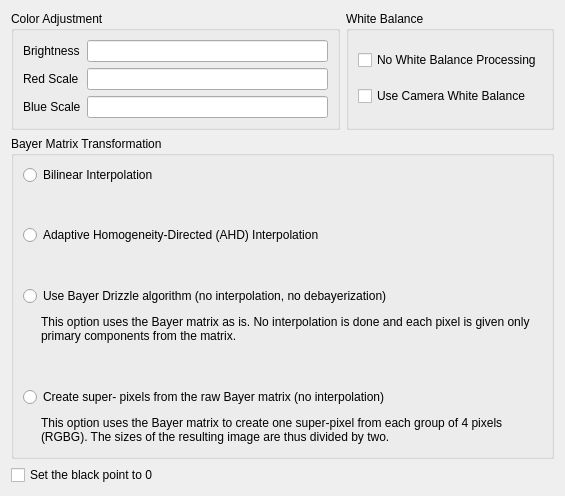
<?xml version="1.0" encoding="UTF-8"?>
<ui version="4.0">
 <class>RawFilesTab</class>
 <widget class="QWidget" name="RawFilesTab">
  <property name="geometry">
   <rect>
    <x>0</x>
    <y>0</y>
    <width>565</width>
    <height>496</height>
   </rect>
  </property>
  <property name="windowTitle">
   <string>RAW Files</string>
  </property>
  <layout class="QVBoxLayout" name="verticalLayout" stretch="20,60,20">
   <item>
    <layout class="QHBoxLayout" name="horizontalLayout">
     <item>
      <widget class="QGroupBox" name="groupBox">
       <property name="title">
        <string>Color Adjustment</string>
       </property>
       <layout class="QFormLayout" name="formLayout">
        <property name="formAlignment">
         <set>Qt::AlignCenter</set>
        </property>
        <item row="0" column="0">
         <widget class="QLabel" name="label">
          <property name="text">
           <string>Brightness</string>
          </property>
         </widget>
        </item>
        <item row="0" column="1">
         <widget class="QLineEdit" name="lineEdit">
          <property name="minimumSize">
           <size>
            <width>50</width>
            <height>0</height>
           </size>
          </property>
         </widget>
        </item>
        <item row="1" column="0">
         <widget class="QLabel" name="label_2">
          <property name="text">
           <string>Red Scale</string>
          </property>
         </widget>
        </item>
        <item row="1" column="1">
         <widget class="QLineEdit" name="lineEdit_2">
          <property name="minimumSize">
           <size>
            <width>50</width>
            <height>0</height>
           </size>
          </property>
         </widget>
        </item>
        <item row="2" column="0">
         <widget class="QLabel" name="label_3">
          <property name="text">
           <string>Blue Scale</string>
          </property>
         </widget>
        </item>
        <item row="2" column="1">
         <widget class="QLineEdit" name="lineEdit_3">
          <property name="minimumSize">
           <size>
            <width>50</width>
            <height>0</height>
           </size>
          </property>
         </widget>
        </item>
       </layout>
      </widget>
     </item>
     <item>
      <widget class="QGroupBox" name="groupBox_2">
       <property name="title">
        <string>White Balance</string>
       </property>
       <layout class="QVBoxLayout" name="verticalLayout_2">
        <item>
         <widget class="QCheckBox" name="checkBox">
          <property name="text">
           <string>No White Balance Processing</string>
          </property>
         </widget>
        </item>
        <item>
         <widget class="QCheckBox" name="checkBox_2">
          <property name="text">
           <string>Use Camera White Balance</string>
          </property>
         </widget>
        </item>
       </layout>
      </widget>
     </item>
    </layout>
   </item>
   <item>
    <widget class="QGroupBox" name="groupBox_3">
     <property name="title">
      <string>Bayer Matrix Transformation</string>
     </property>
     <layout class="QVBoxLayout" name="verticalLayout_3">
      <item>
       <widget class="QRadioButton" name="radioButton">
        <property name="text">
         <string>Bilinear Interpolation</string>
        </property>
       </widget>
      </item>
      <item>
       <spacer name="verticalSpacer">
        <property name="orientation">
         <enum>Qt::Vertical</enum>
        </property>
        <property name="sizeHint" stdset="0">
         <size>
          <width>20</width>
          <height>5</height>
         </size>
        </property>
       </spacer>
      </item>
      <item>
       <widget class="QRadioButton" name="radioButton_2">
        <property name="text">
         <string>Adaptive Homogeneity-Directed (AHD) Interpolation</string>
        </property>
       </widget>
      </item>
      <item>
       <spacer name="verticalSpacer_2">
        <property name="orientation">
         <enum>Qt::Vertical</enum>
        </property>
        <property name="sizeHint" stdset="0">
         <size>
          <width>20</width>
          <height>5</height>
         </size>
        </property>
       </spacer>
      </item>
      <item>
       <widget class="QRadioButton" name="radioButton_3">
        <property name="text">
         <string>Use Bayer Drizzle algorithm (no interpolation, no debayerization)</string>
        </property>
       </widget>
      </item>
      <item>
       <widget class="QLabel" name="label_4">
        <property name="sizePolicy">
         <sizepolicy hsizetype="Preferred" vsizetype="MinimumExpanding">
          <horstretch>0</horstretch>
          <verstretch>0</verstretch>
         </sizepolicy>
        </property>
        <property name="styleSheet">
         <string notr="true">margin-left: 15</string>
        </property>
        <property name="text">
         <string>This option uses the Bayer matrix as is. No interpolation is done and each pixel is given only primary components from the matrix.</string>
        </property>
        <property name="alignment">
         <set>Qt::AlignLeading|Qt::AlignLeft|Qt::AlignTop</set>
        </property>
        <property name="wordWrap">
         <bool>true</bool>
        </property>
       </widget>
      </item>
      <item>
       <spacer name="verticalSpacer_3">
        <property name="orientation">
         <enum>Qt::Vertical</enum>
        </property>
        <property name="sizeHint" stdset="0">
         <size>
          <width>20</width>
          <height>5</height>
         </size>
        </property>
       </spacer>
      </item>
      <item>
       <widget class="QRadioButton" name="radioButton_4">
        <property name="text">
         <string>Create super- pixels from the raw Bayer matrix (no interpolation)</string>
        </property>
       </widget>
      </item>
      <item>
       <widget class="QLabel" name="label_5">
        <property name="sizePolicy">
         <sizepolicy hsizetype="Preferred" vsizetype="MinimumExpanding">
          <horstretch>0</horstretch>
          <verstretch>0</verstretch>
         </sizepolicy>
        </property>
        <property name="styleSheet">
         <string notr="true">margin-left: 15</string>
        </property>
        <property name="text">
         <string>This option uses the Bayer matrix to create one super-pixel from each group of 4 pixels (RGBG). The sizes of the resulting image are thus divided by two.</string>
        </property>
        <property name="alignment">
         <set>Qt::AlignLeading|Qt::AlignLeft|Qt::AlignTop</set>
        </property>
        <property name="wordWrap">
         <bool>true</bool>
        </property>
       </widget>
      </item>
     </layout>
    </widget>
   </item>
   <item>
    <widget class="QCheckBox" name="checkBox_3">
     <property name="text">
      <string>Set the black point to 0</string>
     </property>
    </widget>
   </item>
  </layout>
 </widget>
 <resources/>
 <connections/>
</ui>
